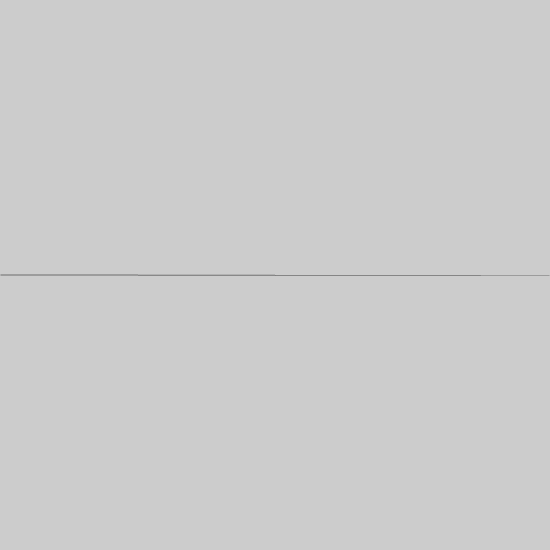
Frame 1 (no input)
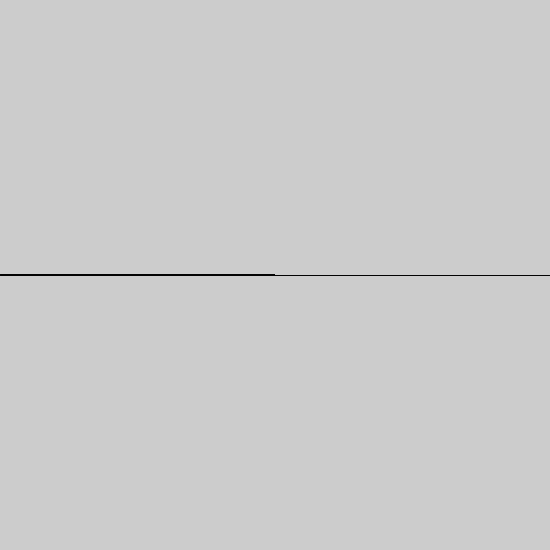
Frame 60 (the mouse pressed at the canvas centre just before this capture)
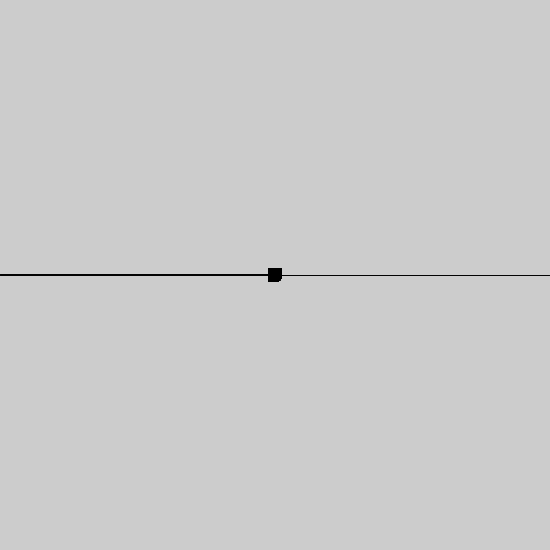
Frame 120 (the mouse held since frame 60 and released just before this capture)

The Processing sketch that drew these frames (run headless with seeded random() and noise(); from frame 60 on, the mouse is pressed at the canvas centre):

// Processing sketch: P_2_0__Shape
// ── P_2_0__Shape.pde
void setup(){
 
  size(550,550);
  
  
}


void draw(){
 
  //Move to center of the window
  translate(width/2,height/2);
  
  //Map no. points in the circle to mouseY position
  int circleResolution = (int) map(mouseY, 0,height, 2, 80);
  //Radius of the circle is mapped to mouseX position
  float radius = mouseX-width/2 + 0.5;
  //Angle between each point (2PI / No. Points), 360 degrees -> 2PI 
  float angle = TWO_PI/circleResolution;
  
  strokeWeight(mouseY/20);
  
  beginShape();
  
    //For each point
    for(int i=0; i<=circleResolution; i++){
      //Determine x,y position
      //Starting at 0, then move around by the angle between points (2PI / Resolution)
      
      //Trigonometry 
      //cos(theta) = x / h (radius) -> x/h * h = xh / h = x
      //sin(theta) = y / h (radius) -> y/h * h = yh / h = y
      float x = cos(angle*i) * radius;
      float y = sin(angle*i) * radius;
      
      //Join up line
      line(0,0,x,y);
      vertex(x,y);
    }
  endShape();
}
